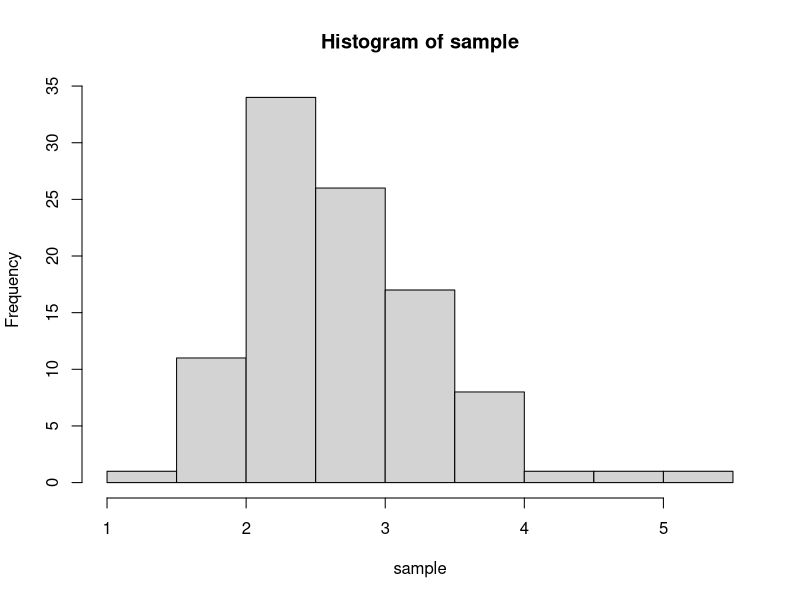
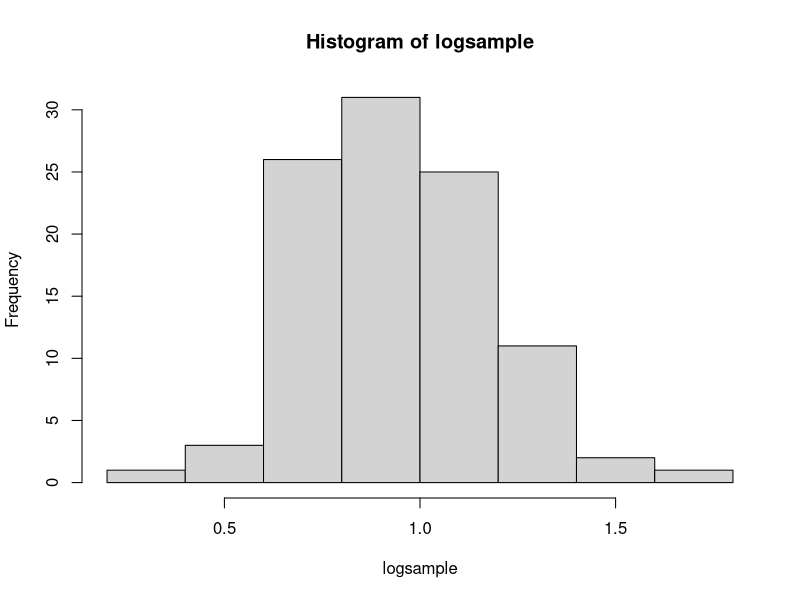
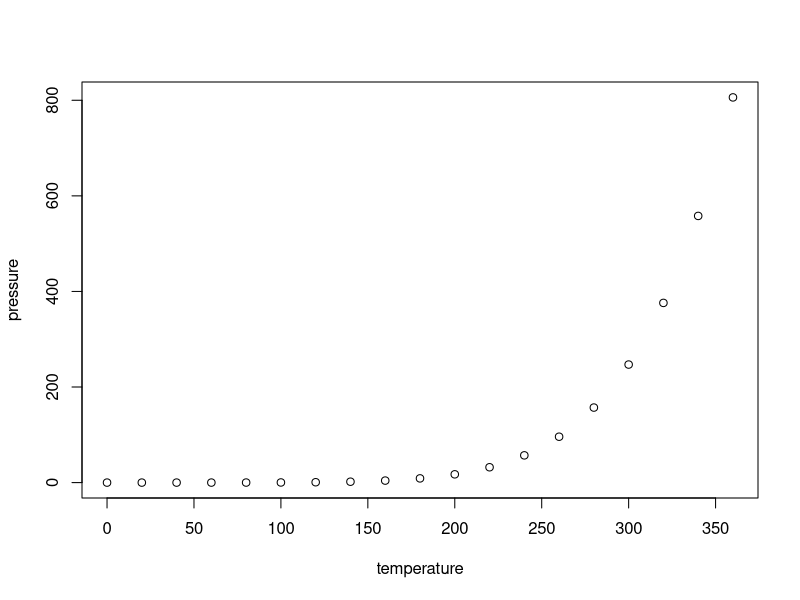

Generate these figures, in order, with R:
## ---- chunk 1
knitr::opts_chunk$set(echo = TRUE)
## ---- chunk 2
sample = rlnorm(n = 100, meanlog = 1, sdlog = 0.25)

logsample = log(sample)
## ---- chunk 3
hist(sample)
hist(logsample)

## ---- chunk 4
plot(pressure)
